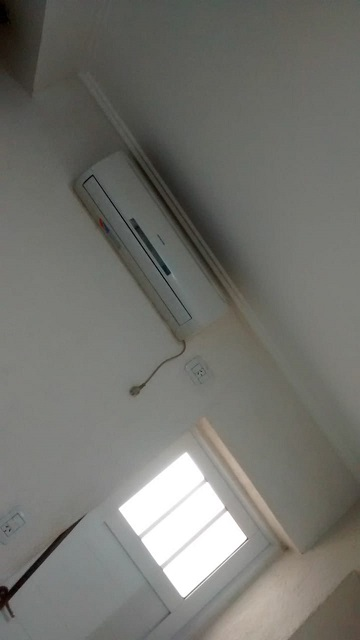
#> input picture practico12/aire1.jpeg, 360 x 640 px
$ python practico12.py
#> lines starting #> are read from the running program, lines starting #| are printed output that depends on the picture
import cv2
import numpy as np
#acá tuve que bajar porque no encontraba más de 9 matches
MIN_MATCH_COUNT = 9

##leo las imágenes
imagen1 = cv2.imread('aire1.jpeg')
#> imagen1 is the input picture: shape (640, 360, 3); mean B, G, R 109.9, 115.3, 115.3
imagen2 = cv2.imread('aire2.jpeg')
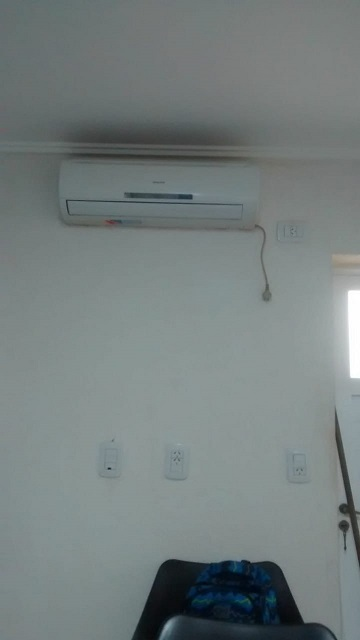
#> input picture practico12/aire2.jpeg, 360 x 640 px
#> imagen2 is the input picture: shape (640, 360, 3); mean B, G, R 126.3, 126.6, 117.5

##las paso a escla de grises
#escuadra_der_gris=cv2.cvtColor(escuadra_der_orig,cv2.COLOR_BGR2GRAY)
#escuadra_izq_gris=cv2.cvtColor(escuadra_izq_orig,cv2.COLOR_BGR2GRAY)

#creo objeto SIFT
sift = cv2.xfeatures2d.SIFT_create()

#detecto puntos característicos y descriptores de la primera imagen
pts_caract_1, desc_1 = sift.detectAndCompute(imagen2, None)
#> pts_caract_1 = 43 keypoints; strongest (x, y, size): (168, 626, 7.7), (178, 588, 40.1), (345, 548, 1.9), (343, 526, 6.1)
#detecto puntos característicos y descriptores de la segunda imagen
pts_caract_2, desc_2 = sift.detectAndCompute(imagen1, None)
#> pts_caract_2 = 78 keypoints; strongest (x, y, size): (183, 520, 78.9), (168, 272, 3.6), (228, 538, 25.4), (138, 510, 26.1)

#dibujo los puntos caracteristicos en la imágen escuadra derecha
#cv2.drawKeypoints(imagen2, pts_caract_1, imagen2)
#dibujo los puntos caracteristicos en la imágen escuadra izquierda
#cv2.drawKeypoints(imagen1, pts_caract_2, imagen1)

#creo objeto de tipo matcher para encontrar la coincidencias
matcher = cv2.BFMatcher(cv2.NORM_L2)
matches = matcher.knnMatch(desc_1, desc_2, k=2)
#> matches = 43 matches

# Guardamos los buenos matches usando el test de razón de Lowe
buenos_matches = []

for m,n in matches :
    if m.distance < 0.7*n.distance:
        buenos_matches.append(m)
#> this loop made 43 passes
#> after the loop, buenos_matches = 10 matches

if len(buenos_matches) > MIN_MATCH_COUNT:
    puntos_fuente=np.float32([pts_caract_1[m.queryIdx].pt for m in buenos_matches]).reshape(-1, 1, 2)
#> puntos_fuente = [[119.4, 221.4], [132.1, 195], [143.5, 612.9], [194, 194.1], [256.4, 225.9], [266.2, 295.7], [266.2, 295.7], [344.5, 535.5], [344.5, 535.5], [345, 548]]
    puntos_destino = np.float32([pts_caract_2[m.trainIdx].pt for m in buenos_matches]).reshape(-1, 1, 2)
#> puntos_destino = [[107.2, 229.9], [137, 227.5], [170.4, 583.4], [172.2, 274.4], [183.6, 342], [134.5, 390.6], [134.5, 390.6], [143, 385], [143, 385], [134.5, 390.6]]
    # Computamos la homografía con RANSAC
    matriz,mask=cv2.findHomography(puntos_destino,puntos_fuente,cv2.RANSAC,5.0)
#> matriz = [[0.478, 0.895, -136.9], [-0.968, 0.684, 170.3], [-0.000517, 0.00028, 1]]; mask = [1, 1, 0, 1, 1, 1, 1, 0, 0, 0]

imagen_izq_transf=cv2.warpPerspective(imagen1, matriz, (imagen1.shape[1], imagen1.shape[0]))
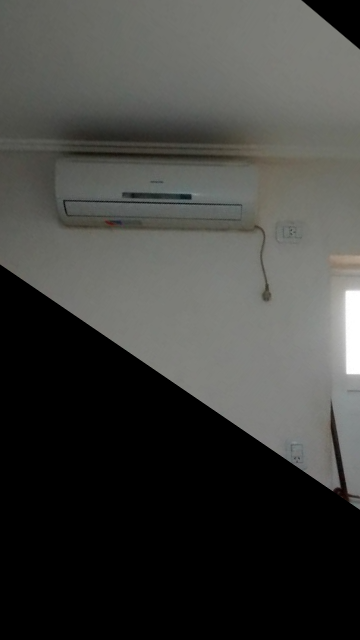
#> imagen_izq_transf: shape (640, 360, 3); mean B, G, R 62.8, 65.8, 65.3

# Mezclamos ambas imágenes
alpha = 0.5
blend = np.array(imagen_izq_transf * alpha + imagen2 * (1 - alpha), dtype=np.uint8)
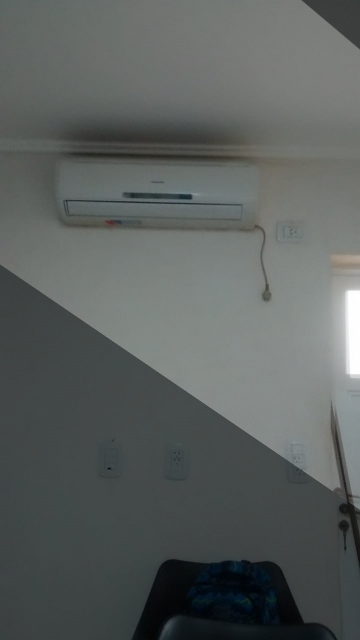
#> blend: shape (640, 360, 3); mean B, G, R 94.3, 95.9, 91.2

#acá muestro
while True:
    cv2.imshow("practico12", blend)
    k = cv2.waitKey(20) & 0xFF
#> (key q is pressed here)
    if k == ord('q'):
        break
cv2.destroyAllWindows()
